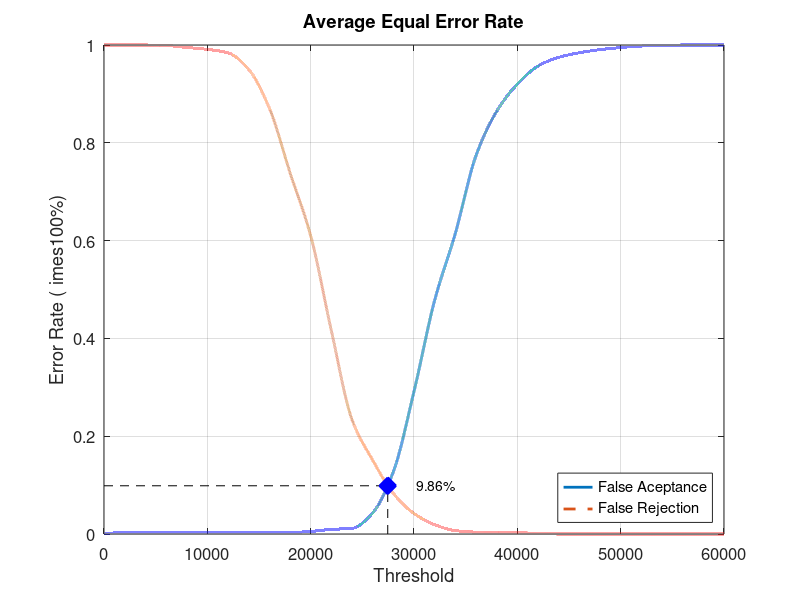
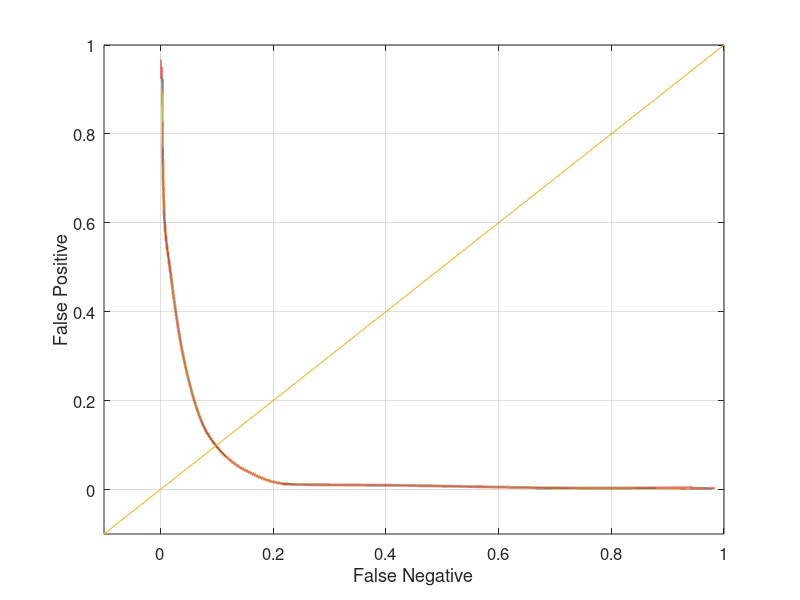

The MATLAB source for these figures, in order:
close all;
clear;
clc;
x = 0:2000:60000;
xq = 0:0.5:60000;

y0 = [0 0.0031579 0.0031579 0.0031579 0.0031579 0.0031579 0.0031579 0.0031579 0.0031579 0.0031579 0.00526316 0.00947368 0.0115789 0.0431579 0.127368 0.291579 0.477895 0.614737 0.773684 0.86421 0.92 0.956842 0.974737 0.984211 0.990526 0.994737 0.997895 0.998947 1 1 1]
yy0 = interp1(x, y0, xq, 'pchip');
y1 = [1 1 1 0.999 0.995 0.991 0.984 0.95 0.871 0.739 0.61 0.416 0.234 0.151 0.083 0.042 0.019 0.007 0.004 0.004 0.003 0.001 0 0 0 0 0 0 0 0 0]
yy1 = interp1(x, y1, xq, 'pchip');

% Calculating EER: 
y2 = abs(y0 - y1);
find(y2 == min(y2))
yy2 = abs(yy0 - yy1);
xEER = find(yy2 == min(yy2));
xEERIndex = xq(xEER) % X-axis EER
yEER = yy0(xEER) % Y-axis EER

main = figure
plot(xq, yy0,'-','LineWidth', 2);	hold on
plot(xq, yy1,'--','LineWidth', 2);	hold on
plot([xEERIndex xEERIndex], [0 yEER], 'k--');	hold on
plot([0 xEERIndex], [yEER yEER], 'k--');	hold on
plot(xEERIndex, yEER, 'bx', 'LineWidth', 10);	hold on
text(xEERIndex + 10 * xEERIndex / 100, yEER, [num2str(round((10000 * yEER)) / 100) '%'])
legend('False Aceptance', 'False Rejection', 'Location', 'SouthEast')
xlabel('Threshold')
ylabel('Error Rate (	imes100%)')
title('Average Equal Error Rate')
set(gca, 'FontSize', 12)
axis([0 60000 0 1])
grid on

print(main, 'Database2AverageMain', '-dpng');
FNRxFPR = figure('Color', [1 1 1]);
plot(yy1, yy0, '-', yy1, yy0, 'LineWidth', 2);
hold on
y = -0.1:0.1:1
plot(y, y); 
set(gca, 'FontSize', 12)
xlabel('False Negative')
ylabel('False Positive')
axis([-0.1 1 -0.1 1])
set(gca, 'FontSize', 12)
grid on

print(FNRxFPR, 'Database2AverageFNRxFPR','-dpng');
